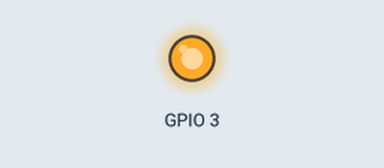
This program was run on a simulated Raspberry Pi (BCM pin numbers), started with the arguments 3 3. Parts: output pins drawn as LEDs (lit = HIGH). At 3.0 s the program stops and its outputs stay as they are.

Above: at 0.1 s.
At 3.1 s:
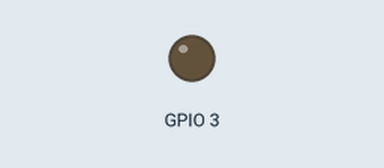
Timing chart, 0 to 4.5 s (numbered marks = the images above):
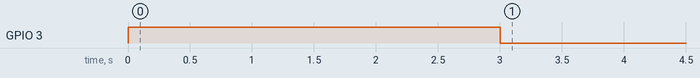

The program:

gpio_controller.py
```python
import sys

# import pin controller
from periphery import GPIO

import time


def pull_up(pin, seconds):
    # Open GPIO 6 with output direction
    gpio_out = GPIO(pin, "out")

    # dispense some beans
    gpio_out.write(True)

    # This needs to be calibrated depending
    # on dispenser speed.
    time.sleep(seconds)

    # Stop spitting out beans
    gpio_out.write(False)
    gpio_out.close()


if __name__ == '__main__':
    if len(sys.argv) < 2:
        print('Please enter a valid pin and duration')
    else:
        pull_up(int(sys.argv[1]), int(sys.argv[2]))
```

Measured:
- by itself, GPIO 3: LOW → HIGH at 0.00 s, → LOW 3.0 s later
